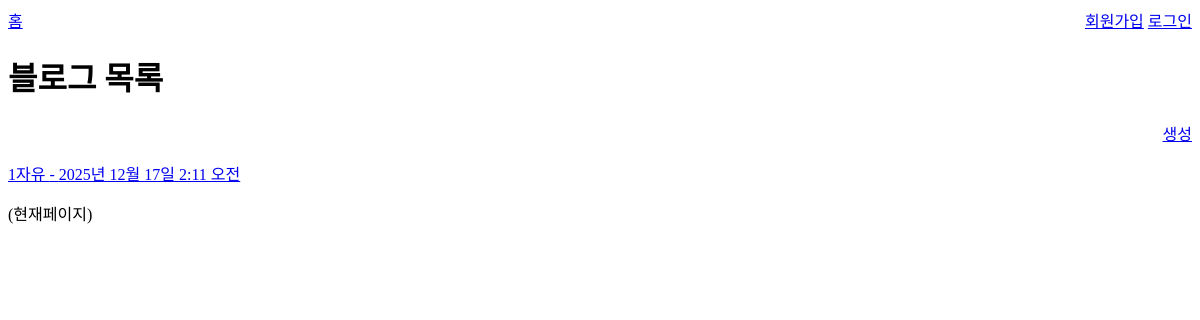
/blog/, run on an earlier commit of the app's database.
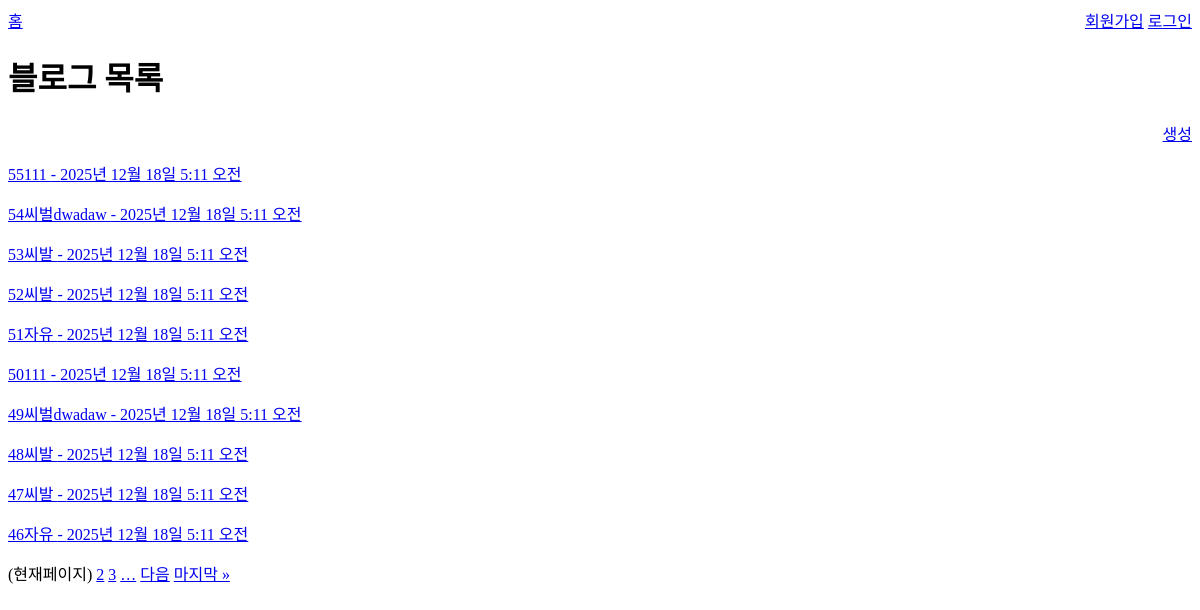
And on a later commit of the database.
### blog/models.py (models this page shows, shortened)
class Blog(models.Model):
    CATEGORY_CHOICES = (
        ('free', '자유'),
        ('travel', '여행'),
        ('cat', '고양이'),
        ('dog', '강아지'),
    )
    category = models.CharField('카테고리', max_length=10, choices=CATEGORY_CHOICES)
    title = models.CharField('제목', max_length=100)
    content = models.TextField('본문')
    author = models.ForeignKey(User, on_delete=models.CASCADE)
    created_at = models.DateTimeField('작성일자', auto_now_add=True)
    updated_at = models.DateTimeField('수정일자', auto_now=True)
    class Meta:
        verbose_name = '블로그'
        verbose_name_plural = '블로그 목록'

### blog/views.py (the view)
# urls.py: path("blog/", views.blog_list, name="blog_list"),
def blog_list(request):
    blogs = Blog.objects.all().order_by('-id')
    paginator = Paginator(blogs, 10)
    page = request.GET.get('page')
    page_object = paginator.get_page(page)
    request.session['count'] = request.session.get('count', 0) + 1
    context = {
        'page_object': page_object,
    }
    response = render(request, 'blog_list.html', context)
    return response

### templates/blog_list.html (shortened to what this page needs)
{% extends 'base.html' %}
{% block content %}
    <h1> 블로그 목록 {{ count }}</h1>
    <p style="text-align: right">
        <a href='{% url 'blog_create' %}'>생성</a>
    </p>
    {% for blog in page_object %}
        <p>
          <a href="{% url 'blog_detail' blog.pk %}">
              {{ blog.pk }}{{ blog.title }} - {{ blog.created_at }}
          </a>
        </p>
    {% endfor %}
    <div>
        {% for i in page_object.paginator.page_range %}
            {% if page_object.number == i %}
                <span>(현재페이지)</span>
            {% elif i > page_object.number|add:-3 and i < page_object.number|add:3 %}
                <a href="?page={{ i }}">{{ i }}</a>
            {% endif %}
        {% endfor %}
        {% if page_object.number|add:2 < page_object.paginator.num_pages %}
            <a href="?page={{ page_object.number|add:3 }}">&hellip;</a>
        {% endif %}
        {% if page_object.has_next %}
                <a href="?page={{ page_object.next_page_number}}">다음</a>
                <a href="?page={{ page_object.paginator.num_pages }}">마지막 &raquo;</a>
        {% endif %}
    </div>
{% endblock %}

### templates/base.html (shortened to what this page needs)
<!doctype html>
<html lang="en">
<head>
</head>
<body>
    <nav style="display: flex; justify-content: space-between;">
        <div>
            <a href="{% url 'blog_list' %}">홈</a>
        </div>
        <div style="text-align: right;">
            {% if request.user.is_authenticated %}
                {{ request.user.username }}
                <form action="{% url 'logout' %}" method="post" style="display: inline;">
                    {% csrf_token %}
                    <button>로그아웃</button>
                </form>
            {% else %}
                <a href="{% url 'signup' %}">회원가입</a>
                <a href="{% url 'login' %}">로그인</a>
            {% endif %}
        </div>
    </nav>
    {% block content %}{% endblock %}
</body>
</html>

What changed in the data, as far as the page shows it:
no longer on this page (row unchanged): Blog: pk "1", title "자유", created_at "2025년 12월 17일 2:11 오전"
added Blog: pk "55", title "111", created_at "2025년 12월 18일 5:11 오전"
added Blog: pk "54", title "씨벌dwadaw", created_at "2025년 12월 18일 5:11 오전"
added Blog: pk "53", title "씨발", created_at "2025년 12월 18일 5:11 오전"
added Blog: pk "52", title "씨발", created_at "2025년 12월 18일 5:11 오전"
added Blog: pk "51", title "자유", created_at "2025년 12월 18일 5:11 오전"
added Blog: pk "50", title "111", created_at "2025년 12월 18일 5:11 오전"
added Blog: pk "49", title "씨벌dwadaw", created_at "2025년 12월 18일 5:11 오전"
added Blog: pk "48", title "씨발", created_at "2025년 12월 18일 5:11 오전"
added Blog: pk "47", title "씨발", created_at "2025년 12월 18일 5:11 오전"
added Blog: pk "46", title "자유", created_at "2025년 12월 18일 5:11 오전"
Also different on the page:
new list line: "2"
new list line: "3"
text now shown: "… 다음 마지막 »"
